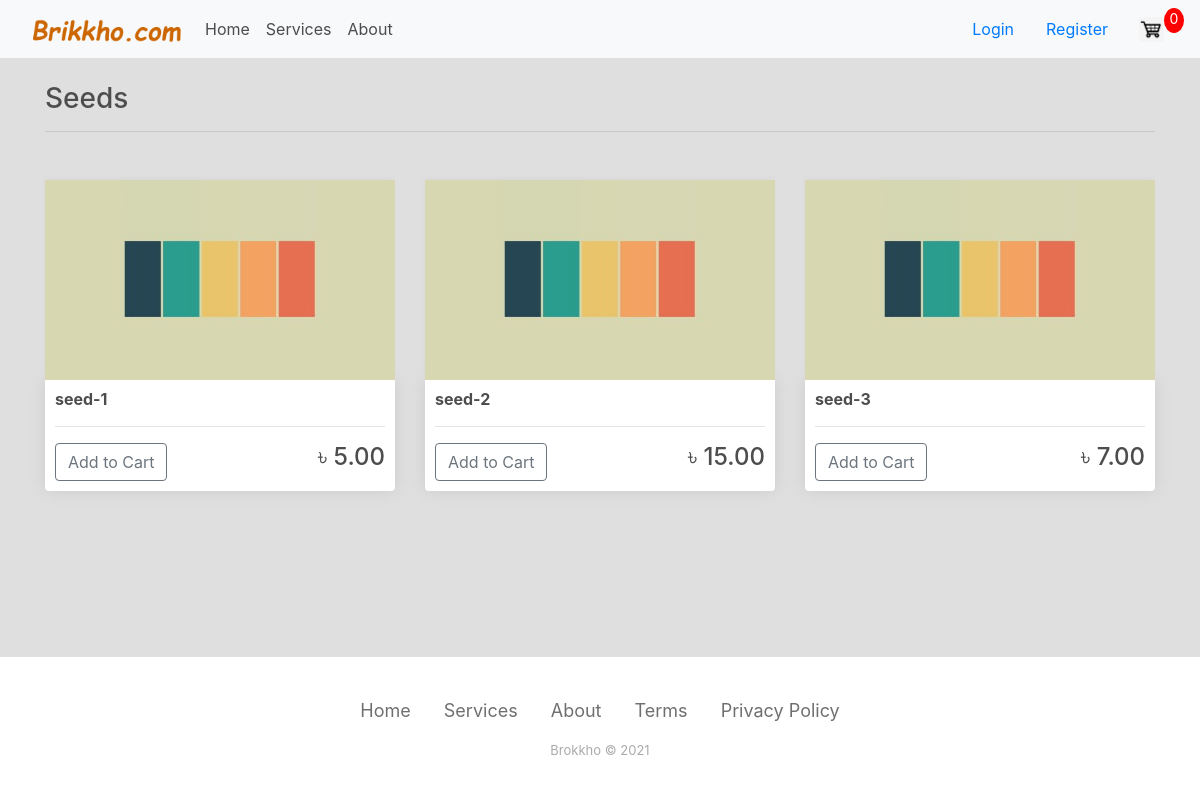
The app's page /seeds/ with its own data.
### store/models.py (models this page shows, shortened)
class Product(models.Model):
    name = models.CharField(max_length=256, null=True)
    price = models.FloatField()
    digital = models.BooleanField(default=False, null=True, blank=False)
    image = models.ImageField(null=True, blank=True)
    product_id = models.CharField(max_length=7, null=True)
    @property
    def imageURL(self):
        try:
            url = self.image.url
        except:
            url = ''
        return url

### store/views.py (the view)
# urls.py: path('seeds/', views.seeds, name='seeds'),
def seeds(request):
    data = cartData(request)
    cartItems = data['cartItems']
    products = Product.objects.all()
    context = {
        'products': products,
        'cartItems': cartItems,
    }
    return render(request, 'store/seeds.html', context)

### store/utils.py (called while the page is built, shortened)
def cookieCart(request):
	try:
		cart = json.loads(request.COOKIES['cart'])
	except:
		cart = {}
		print('CART:', cart)
	items = []
	order = {'get_cart_total':0, 'get_cart_items':0, 'shipping':False}
	cartItems = order['get_cart_items']
	return {
        'cartItems': cartItems,
        'order': order,
        'items' :items
    }

def cartData(request):
    if request.user.is_authenticated:
        customer = request.user.customer
        order, created = Order.objects.get_or_create(customer=customer, complete=False)
        items = order.orderitem_set.all()
        cartItems = order.get_cart_items
    else:
        cookieDate = cookieCart(request)
        cartItems = cookieDate['cartItems']
        order = cookieDate['order']
        items = cookieDate['items']
    return {
        'cartItems': cartItems,
        'order': order,
        'items' :items
    }

### store/templates/store/seeds.html
{% extends 'store/base.html' %}
{% load static %}
{% block content %}
    <h3>Seeds</h3>
    <hr>
    <div class="row">
        {% for product in products %}
            {% if product.product_id == 'Sd' %}
                <div class="col-lg-4" style="margin-top: 2rem;">
                    <img class="thumbnail" src="{{ product.imageURL }}" alt="">
                    <div class="box-element product">
                        <h6><strong>{{ product.name }}</strong></h6>
                        <hr>
                        <button data-product="{{ product.id }}" data-action="add" class="btn btn-outline-secondary add-btn update-cart">
                            Add to Cart
                        </button>
                        <h4 style="display: inline-block; float: right;">&#x9f3; {{ product.price|floatformat:2 }}</h4>
                    </div>
                </div>
            {% endif %}
        {% endfor %}
    </div>
{% endblock content %}

### static/css/main.css (style rules this page uses)
body { background-color: #dfdfdf; min-height: 100vh; display: flex; flex-direction: column; }
h1,h2,h3,h4,h5,h6 { color:hsl(0, 0%, 30%); }
.box-element { box-shadow:hsl(0, 0%, 80%) 0 0 16px; background-color: #fff; border-radius: 4px; padding: 10px; }
.thumbnail { width: 100%; height: 200px; -webkit-box-shadow: -1px -3px 5px -2px rgba(214,214,214,1); -moz-box-shadow: -1px -3px 5px -2px rgba(214,214,214,1); box-shadow: -1px -3px 5px -2px rgba(214,214,214,1); }
.product { border-radius: 0 0 4px 4px; }
.col-lg-4, .col-lg-6, .col-lg-8, .col-lg-12 { margin-top: 10px; }

### records on screen
Product: imageURL (placeholder picture), name "seed-1", price "5.00"
Product: imageURL (placeholder picture), name "seed-2", price "15.00"
Product: imageURL (placeholder picture), name "seed-3", price "7.00"

### other values on screen
{{ cartItems }} "0"
